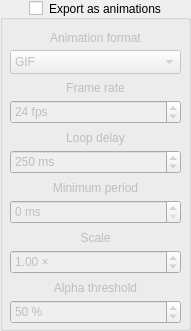
                    <widget class="QGroupBox" name="animation_export_group">
                        <property name="geometry">
                            <rect>
                                <x>458</x>
                                <y>110</y>
                                <width>191</width>
                                <height>331</height>
                            </rect>
                        </property>
                        <property name="statusTip">
                            <string>Animation export settings</string>
                        </property>
                        <property name="layoutDirection">
                            <enum>Qt::LayoutDirection::LeftToRight</enum>
                        </property>
                        <property name="title">
                            <string>Export as animations</string>
                        </property>
                        <property name="alignment">
                            <set>Qt::AlignmentFlag::AlignCenter</set>
                        </property>
                        <property name="flat">
                            <bool>false</bool>
                        </property>
                        <property name="checkable">
                            <bool>true</bool>
                        </property>
                        <property name="checked">
                            <bool>false</bool>
                        </property>
                        <widget class="QComboBox" name="animation_format_combobox">
                            <property name="geometry">
                                <rect>
                                    <x>10</x>
                                    <y>50</y>
                                    <width>171</width>
                                    <height>24</height>
                                </rect>
                            </property>
                            <property name="statusTip">
                                <string>Sets the format of animated images</string>
                            </property>
                            <property name="editable">
                                <bool>false</bool>
                            </property>
                            <property name="currentIndex">
                                <number>0</number>
                            </property>
                            <property name="maxVisibleItems">
                                <number>5</number>
                            </property>
                            <property name="sizeAdjustPolicy">
                                <enum>QComboBox::SizeAdjustPolicy::AdjustToContentsOnFirstShow</enum>
                            </property>
                            <property name="placeholderText">
                                <string/>
                            </property>
                            <property name="frame">
                                <bool>true</bool>
                            </property>
                            <property name="modelColumn">
                                <number>0</number>
                            </property>
                            <item>
                                <property name="text">
                                    <string>GIF</string>
                                </property>
                            </item>
                            <item>
                                <property name="text">
                                    <string>WebP</string>
                                </property>
                            </item>
                            <item>
                                <property name="text">
                                    <string>APNG</string>
                                </property>
                            </item>
                            <item>
                                <property name="text">
                                    <string>Custom FFMPEG</string>
                                </property>
                            </item>
                        </widget>
                        <widget class="QLabel" name="animation_format_label">
                            <property name="geometry">
                                <rect>
                                    <x>40</x>
                                    <y>30</y>
                                    <width>111</width>
                                    <height>16</height>
                                </rect>
                            </property>
                            <property name="text">
                                <string>Animation format</string>
                            </property>
                            <property name="alignment">
                                <set>Qt::AlignmentFlag::AlignCenter</set>
                            </property>
                            <property name="indent">
                                <number>0</number>
                            </property>
                        </widget>
                        <widget class="QSpinBox" name="frame_rate_entry">
                            <property name="geometry">
                                <rect>
                                    <x>10</x>
                                    <y>100</y>
                                    <width>171</width>
                                    <height>24</height>
                                </rect>
                            </property>
                            <property name="statusTip">
                                <string>Sets the playback rate of animated images</string>
                            </property>
                            <property name="correctionMode">
                                <enum>QAbstractSpinBox::CorrectionMode::CorrectToNearestValue</enum>
                            </property>
                            <property name="showGroupSeparator" stdset="0">
                                <bool>false</bool>
                            </property>
                            <property name="suffix">
                                <string> fps</string>
                            </property>
                            <property name="prefix">
                                <string/>
                            </property>
                            <property name="minimum">
                                <number>1</number>
                            </property>
                            <property name="maximum">
                                <number>1000</number>
                            </property>
                            <property name="value">
                                <number>24</number>
                            </property>
                        </widget>
                        <widget class="QSpinBox" name="loop_delay_entry">
                            <property name="geometry">
                                <rect>
                                    <x>10</x>
                                    <y>150</y>
                                    <width>171</width>
                                    <height>24</height>
                                </rect>
                            </property>
                            <property name="statusTip">
                                <string>Time to wait before looping the animation</string>
                            </property>
                            <property name="accelerated">
                                <bool>true</bool>
                            </property>
                            <property name="correctionMode">
                                <enum>QAbstractSpinBox::CorrectionMode::CorrectToNearestValue</enum>
                            </property>
                            <property name="suffix">
                                <string> ms</string>
                            </property>
                            <property name="maximum">
                                <number>10000</number>
                            </property>
                            <property name="value">
                                <number>250</number>
                            </property>
                            <property name="displayIntegerBase">
                                <number>10</number>
                            </property>
                        </widget>
                        <widget class="QSpinBox" name="min_period_entry">
                            <property name="geometry">
                                <rect>
                                    <x>10</x>
                                    <y>200</y>
                                    <width>171</width>
                                    <height>24</height>
                                </rect>
                            </property>
                            <property name="statusTip">
                                <string>Forces animated images to be played for at least the set amount of time.</string>
                            </property>
                            <property name="accelerated">
                                <bool>true</bool>
                            </property>
                            <property name="correctionMode">
                                <enum>QAbstractSpinBox::CorrectionMode::CorrectToNearestValue</enum>
                            </property>
                            <property name="suffix">
                                <string> ms</string>
                            </property>
                            <property name="maximum">
                                <number>10000</number>
                            </property>
                        </widget>
                        <widget class="QLabel" name="frame_rate_label">
                            <property name="geometry">
                                <rect>
                                    <x>40</x>
                                    <y>80</y>
                                    <width>111</width>
                                    <height>16</height>
                                </rect>
                            </property>
                            <property name="text">
                                <string>Frame rate</string>
                            </property>
                            <property name="alignment">
                                <set>Qt::AlignmentFlag::AlignCenter</set>
                            </property>
                        </widget>
                        <widget class="QLabel" name="loop_delay_label">
                            <property name="geometry">
                                <rect>
                                    <x>40</x>
                                    <y>130</y>
                                    <width>111</width>
                                    <height>16</height>
                                </rect>
                            </property>
                            <property name="text">
                                <string>Loop delay</string>
                            </property>
                            <property name="alignment">
                                <set>Qt::AlignmentFlag::AlignCenter</set>
                            </property>
                        </widget>
                        <widget class="QLabel" name="min_period_label">
                            <property name="geometry">
                                <rect>
                                    <x>40</x>
                                    <y>180</y>
                                    <width>111</width>
                                    <height>16</height>
                                </rect>
                            </property>
                            <property name="text">
                                <string>Minimum period</string>
                            </property>
                            <property name="alignment">
                                <set>Qt::AlignmentFlag::AlignCenter</set>
                            </property>
                        </widget>
                        <widget class="QLabel" name="scale_label">
                            <property name="geometry">
                                <rect>
                                    <x>40</x>
                                    <y>230</y>
                                    <width>111</width>
                                    <height>16</height>
                                </rect>
                            </property>
                            <property name="text">
                                <string>Scale</string>
                            </property>
                            <property name="alignment">
                                <set>Qt::AlignmentFlag::AlignCenter</set>
                            </property>
                        </widget>
                        <widget class="QLabel" name="threshold_label">
                            <property name="geometry">
                                <rect>
                                    <x>40</x>
                                    <y>280</y>
                                    <width>111</width>
                                    <height>16</height>
                                </rect>
                            </property>
                            <property name="text">
                                <string>Alpha threshold</string>
                            </property>
                            <property name="alignment">
                                <set>Qt::AlignmentFlag::AlignCenter</set>
                            </property>
                        </widget>
                        <widget class="QSpinBox" name="threshold_entry">
                            <property name="geometry">
                                <rect>
                                    <x>10</x>
                                    <y>300</y>
                                    <width>171</width>
                                    <height>24</height>
                                </rect>
                            </property>
                            <property name="statusTip">
                                <string>[GIFs only!] Sets the alpha threshold of GIFs</string>
                            </property>
                            <property name="accelerated">
                                <bool>true</bool>
                            </property>
                            <property name="correctionMode">
                                <enum>QAbstractSpinBox::CorrectionMode::CorrectToNearestValue</enum>
                            </property>
                            <property name="suffix">
                                <string> %</string>
                            </property>
                            <property name="minimum">
                                <number>0</number>
                            </property>
                            <property name="maximum">
                                <number>100</number>
                            </property>
                            <property name="value">
                                <number>50</number>
                            </property>
                        </widget>
                        <widget class="QDoubleSpinBox" name="scale_entry">
                            <property name="geometry">
                                <rect>
                                    <x>10</x>
                                    <y>250</y>
                                    <width>171</width>
                                    <height>24</height>
                                </rect>
                            </property>
                            <property name="statusTip">
                                <string>Sets the scale of animated images</string>
                            </property>
                            <property name="accelerated">
                                <bool>true</bool>
                            </property>
                            <property name="correctionMode">
                                <enum>QAbstractSpinBox::CorrectionMode::CorrectToNearestValue</enum>
                            </property>
                            <property name="suffix">
                                <string> ×</string>
                            </property>
                            <property name="decimals">
                                <number>2</number>
                            </property>
                            <property name="minimum">
                                <double>0.010000000000000</double>
                            </property>
                            <property name="maximum">
                                <double>100.000000000000000</double>
                            </property>
                            <property name="singleStep">
                                <double>0.010000000000000</double>
                            </property>
                            <property name="value">
                                <double>1.000000000000000</double>
                            </property>
                        </widget>
                    </widget>
